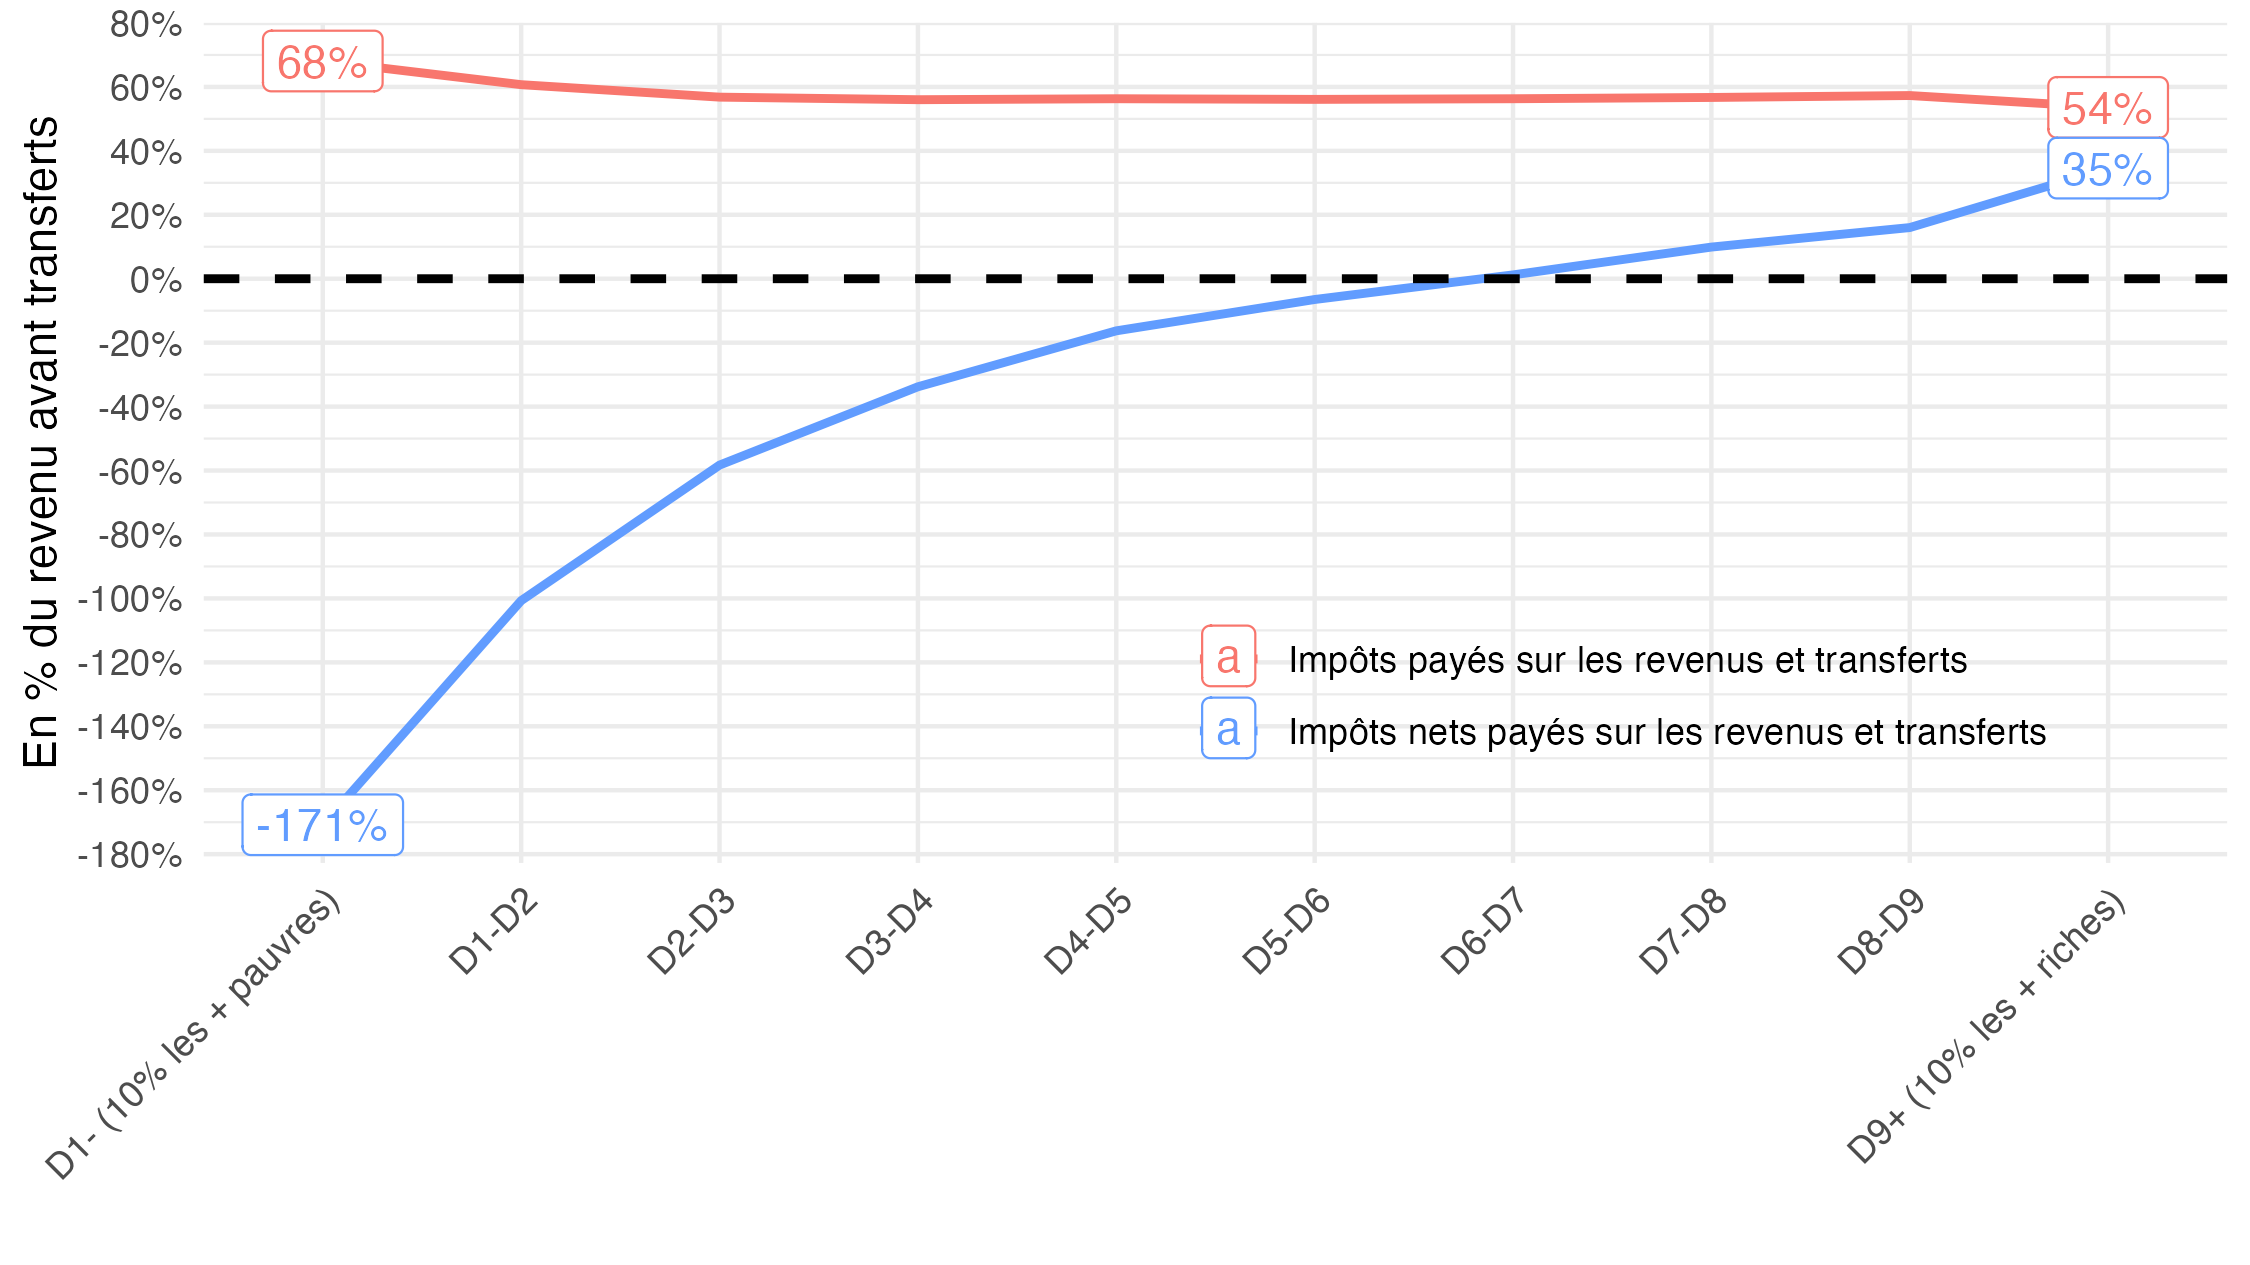

R code for this plot:
library(tidyverse)
library(curl)
library(scales)

curl_download("https://www.insee.fr/fr/statistiques/fichier/5371275/RPM2021_D2.xlsx",
              destfile = "RPM2021_D2.xlsx",
              quiet = F)

load("RPM2021_D2_manuel.RData")

names(RPM2021_D2_manuel)

RPM2021_D2_manuel |>
  gather(variable, value, -`Dixième`) |>
  mutate(variable = factor(variable, levels = c("Impôts payés sur les revenus et transferts",
                                                "Impôts nets payés sur les revenus et transferts"))) |>
  ggplot() + geom_line(aes(x = `Dixième`, y = value, color = variable, group = variable), size = 1) +
  theme_minimal() + xlab("") + ylab("En % du revenu avant transferts") +
  scale_color_manual(name = "Variable",
                     values = c("Impôts payés sur les revenus et transferts" = '#F8766D',
                                "Impôts nets payés sur les revenus et transferts" = '#619CFF'),
                     drop = FALSE) +
  scale_y_continuous(breaks = 0.01*seq(-200, 2000, 20),
                     labels = percent_format(accuracy = 1)) +
  theme(legend.position = c(0.7, 0.2),
        legend.title = element_blank(),
        axis.text.x = element_text(angle = 45, vjust = 1, hjust = 1)) +
  geom_label(data = . %>%
               filter(`Dixième` %in% c("D1- (10% les + pauvres)", "D9+ (10% les + riches)")),
             aes(x = `Dixième`, y = value, color = variable, label = percent(value, acc = 1)), legend = FALSE) +
  geom_hline(yintercept = 0, linetype = "dashed", size = 1)


ggsave("figure1.png", width = 1.25*6, height = 1.25*3.375, bg = "white")
ggsave("figure1.pdf", width = 1.25*6, height = 1.25*3.375)
